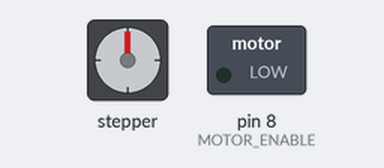
A sketch run on a simulated Arduino Mega 2560, built with avr-gcc and run on an emulated ATmega2560. On the bench: stepper motor, switched loads named in the sketch (green lamp = pin HIGH). Stepper angles assume 200 steps per turn.

Above: at 0.1 s.
At 9.89 s:
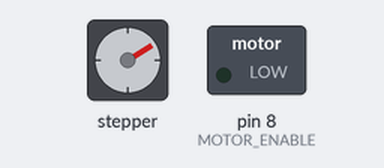
At 19.89 s:
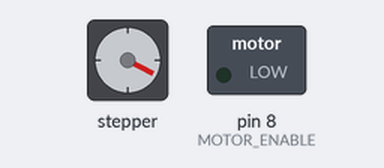
At 39.74 s:
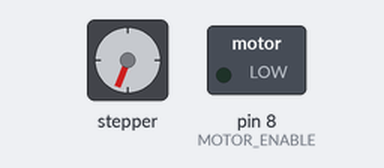
Timing chart, 0 to 40.0 s (numbered marks = the images above):
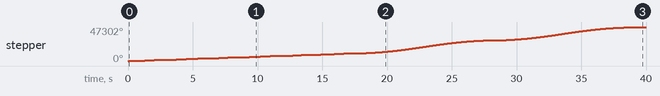

Measured:
- by itself, stepper: keeps turning clockwise at about 1184°/s

The sketch:

FillamentSpooler.ino
```cpp
#include <SpeedyStepper.h>


//PIN:  21   Port: C5        X_DIR_PIN
//PIN:  15   Port: D7        X_STEP_PIN       protected
//PIN:  14   Port: D6        E0_ENABLE_PIN    protected
//  .                          X_ENABLE_PIN     protected
//  .                          Y_ENABLE_PIN     protected

const int MOTOR_X_STEP_PIN = 2; // 15 22 3
const int MOTOR_X_DIRECTION_PIN = 5; // 21 23 2
//const int MOTOR_Y_STEP_PIN = 3; // 15 22 3
//const int MOTOR_Y_DIRECTION_PIN = 6; // 21 23 2


const int MOTOR_ENABLE = 8;

SpeedyStepper stepperX;
//SpeedyStepper stepperY;

void setup() {
  // put your setup code here, to run once:
  Serial.begin(115200);
  stepperX.connectToPins(MOTOR_X_STEP_PIN, MOTOR_X_DIRECTION_PIN);
  //stepperY.connectToPins(MOTOR_Y_STEP_PIN, MOTOR_Y_DIRECTION_PIN);
  pinMode(MOTOR_ENABLE, OUTPUT);
  digitalWrite(MOTOR_ENABLE, LOW);

}
void loop() {
  stepperX.setSpeedInStepsPerSecond(2000);
  stepperX.setAccelerationInStepsPerSecondPerSecond(500);

  //stepperY.setSpeedInStepsPerSecond(1200);
  //stepperY.setAccelerationInStepsPerSecondPerSecond(4000);

  for ( int steps = 0 ; steps <= 5; steps++ ){
  stepperX.moveRelativeInSteps(1000);
  //stepperY.moveRelativeInSteps(50);
  }
  for ( int steps = 0 ; steps <= 5; steps++ ){
  stepperX.moveRelativeInSteps(10000);
  //stepperY.moveRelativeInSteps(-50);
  }

  //delay(1000);
}
```

PINS.ino
```cpp
// (licence header left out)
#pragma once

/**
 * Melzi (Creality) pin assignments
 * Schematic: https://green-candy.osdn.jp/external/MarlinFW/board_schematics/Melzi%20(Creality)/CR-10%20Schematic.pdf
 * Origin: https://github.com/Creality3DPrinting/CR10-Melzi-1.1.2/blob/master/Circuit%20diagram/Motherboard/CR-10%20Schematic.pdf
 * ATmega1284P
 *
 * The Creality board needs a bootloader installed before Marlin can be uploaded.
 * If you don't have a chip programmer you can use a spare Arduino plus a few
 * electronic components to write the bootloader.
 *
 * See https://www.instructables.com/id/Burn-Arduino-Bootloader-with-Arduino-MEGA/
 *
 * Schematic: https://bit.ly/2XOnsWb
 */

#define BOARD_INFO_NAME "Melzi (Creality)"

/**       ------
 *    27 | 1  2 | 16
 *    11 | 3  4 | RESET
 *    10   5  6 | 30
 *    28 | 7  8 | 17
 *   GND | 9 10 | 5V
 *        ------
 *         EXP1
 */
#define EXP1_01_PIN                           27  // BEEP
#define EXP1_02_PIN                           16  // ENC
#define EXP1_03_PIN                           11  // EN1
#define EXP1_04_PIN                           -1  // RESET
#define EXP1_05_PIN                           10  // EN2
#define EXP1_06_PIN                           30  // A0 / ST9720 CLK
#define EXP1_07_PIN                           28  // CS / ST9720 CS
#define EXP1_08_PIN                           17  //      ST9720 DAT

//
// LCD / Controller
//

/*#if ANY(MKS_MINI_12864, CR10_STOCKDISPLAY, ENDER2_STOCKDISPLAY)
  #if ANY(CR10_STOCKDISPLAY, ENDER2_STOCKDISPLAY)
    #define LCD_PINS_RS              EXP1_07_PIN  // ST9720 CS
    #define LCD_PINS_EN              EXP1_08_PIN  // ST9720 DAT
    #define LCD_PINS_D4              EXP1_06_PIN  // ST9720 CLK
  #endif
  #if ANY(MKS_MINI_12864, ENDER2_STOCKDISPLAY)
    #define DOGLCD_CS                EXP1_07_PIN
    #define DOGLCD_A0                EXP1_06_PIN
  #endif

  #define LCD_SDSS                            31  // Controller's SD card

  #define BTN_ENC                    EXP1_02_PIN
  #define BTN_EN1                    EXP1_03_PIN
  #define BTN_EN2                    EXP1_05_PIN
  #define BEEPER_PIN                 EXP1_01_PIN

  #define LCD_PINS_DEFINED

#endif

// Alter timing for graphical display
#if IS_U8GLIB_ST7920
  #define BOARD_ST7920_DELAY_1               125
  #define BOARD_ST7920_DELAY_2               125
  #define BOARD_ST7920_DELAY_3               125
#endif

#include "pins_MELZI.h" // ... SANGUINOLOLU_12 ... SANGUINOLOLU_11

#if ENABLED(BLTOUCH)
  #ifndef SERVO0_PIN
    #define SERVO0_PIN               EXP1_01_PIN
  #endif
#elif HAS_FILAMENT_SENSOR
  #ifndef FIL_RUNOUT_PIN
    #define FIL_RUNOUT_PIN           EXP1_01_PIN
  #endif
#endif
#if PIN_EXISTS(BEEPER) && (SERVO0_PIN == BEEPER_PIN || FIL_RUNOUT_PIN == BEEPER_PIN)
  #undef BEEPER_PIN
  #define BEEPER_PIN -1
#endif

/**
  PIN:   0   Port: B0        E0_DIR_PIN       protected
  PIN:   1   Port: B1        E0_STEP_PIN      protected
  PIN:   2   Port: B2        Z_DIR_PIN        protected
  PIN:   3   Port: B3        Z_STEP_PIN       protected
  PIN:   4   Port: B4        AVR_SS_PIN       protected
  .                          FAN0_PIN         protected
  .                       SD_SS_PIN           protected
  PIN:   5   Port: B5        AVR_MOSI_PIN     Output = 1
  .                       SD_MOSI_PIN         Output = 1
  PIN:   6   Port: B6        AVR_MISO_PIN     Input  = 0    TIMER3A   PWM:     0    WGM: 1    COM3A: 0    CS: 3    TCCR3A: 1    TCCR3B: 3    TIMSK3: 0
  .                       SD_MISO_PIN         Input  = 0
  PIN:   7   Port: B7        AVR_SCK_PIN      Output = 0    TIMER3B   PWM:     0    WGM: 1    COM3B: 0    CS: 3    TCCR3A: 1    TCCR3B: 3    TIMSK3: 0
  .                       SD_SCK_PIN          Output = 0
  PIN:   8   Port: D0        RXD              Input  = 1
  PIN:   9   Port: D1        TXD              Input  = 0
  PIN:  10   Port: D2        BTN_EN2          Input  = 1
  PIN:  11   Port: D3        BTN_EN1          Input  = 1
  PIN:  12   Port: D4        HEATER_BED_PIN   protected
  PIN:  13   Port: D5        HEATER_0_PIN     protected
  PIN:  14   Port: D6        E0_ENABLE_PIN    protected
  .                          X_ENABLE_PIN     protected
  .                          Y_ENABLE_PIN     protected
  PIN:  15   Port: D7        X_STEP_PIN       protected
  PIN:  16   Port: C0        BTN_ENC          Input  = 1
  .                          SCL              Input  = 1
  PIN:  17   Port: C1        LCD_PINS_EN      Output = 0
  .                          SDA              Output = 0
  PIN:  18   Port: C2        X_MIN_PIN        protected
  .                          X_STOP_PIN       protected
  PIN:  19   Port: C3        Y_MIN_PIN        protected
  .                          Y_STOP_PIN       protected
  PIN:  20   Port: C4        Z_MIN_PIN        protected
  .                          Z_STOP_PIN       protected
  PIN:  21   Port: C5        X_DIR_PIN        protected
  PIN:  22   Port: C6        Y_STEP_PIN       protected
  PIN:  23   Port: C7        Y_DIR_PIN        protected
  PIN:  24   Port: A7        TEMP_0_PIN       protected
  PIN:  25   Port: A6        TEMP_BED_PIN     protected
  PIN:  26   Port: A5        Z_ENABLE_PIN     protected
  PIN:  27   Port: A4        BEEPER_PIN       Output = 0
  PIN:  28   Port: A3        LCD_PINS_RS      Output = 0
  PIN:  29   Port: A2        <unused/unknown> Input  = 0
  PIN:  30   Port: A1        LCD_PINS_D4      Output = 1
  PIN:  31   Port: A0        SDSS             Output = 1
*/
```
